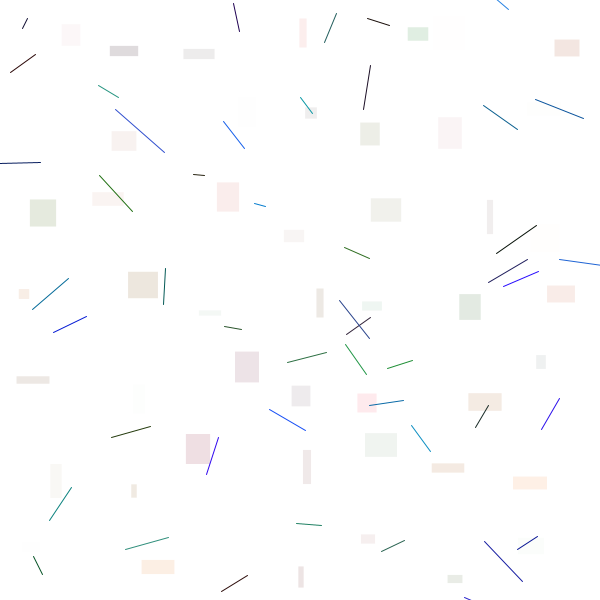
Frame 1 (no input)
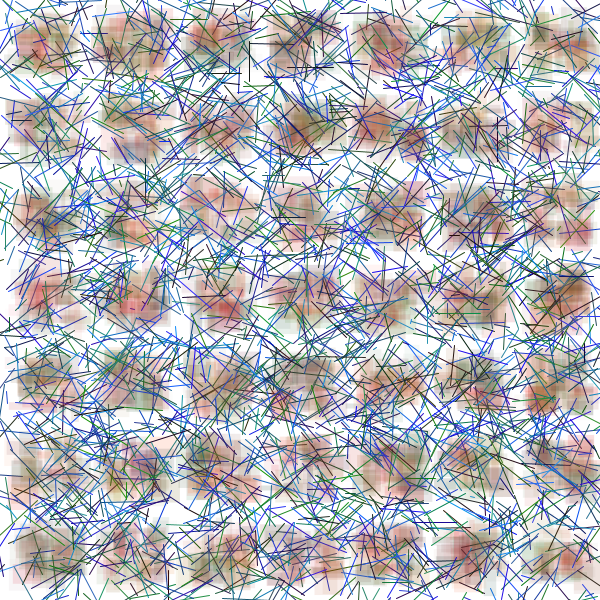
Frame 60 (the mouse pressed at the canvas centre just before this capture)
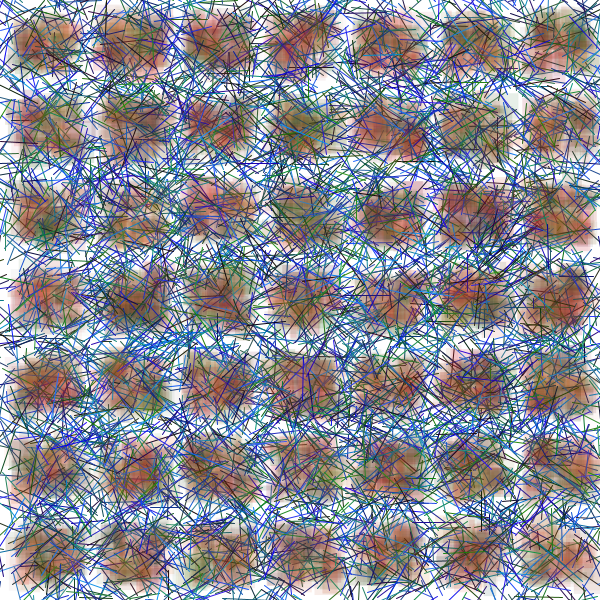
Frame 120 (the mouse held since frame 60 and released just before this capture)

The Processing sketch that drew these frames (run headless with seeded random() and noise(); from frame 60 on, the mouse is pressed at the canvas centre):

// Processing sketch: processing_25463
// ── processing_25463.pde

void setup () {
  size(600,600);
  smooth();
  rectMode(CENTER);
  colorMode(RGB, 100,100,100); //limit rgb value scale to 0-100
  background(100); //white background
}

void draw () {
  //size and placement of grid
  for (int x = 40; x < width; x += 85) {
    for ( int y = 40; y < height; y += 85) {
      CDC ( x, y ); //initiate CDC inside each unit on grid
    }
  }
}
//CDC function places one line and one rectangle of varying size and location each frame
void CDC (int x, int y) {
  noStroke();
  fill(random (0,100),random (0,50),random(0,25),random (0,40));
  rect(x += random(-20,40), y += random(-20,30), random(5,35), random(5,35));
  strokeWeight(1);  
  stroke(random (0,20),random (0,60),random (0,100));
  line(x += random(-45,45), y += random(-55,55),x += random(-50,50), y += random(-45,45));
}
